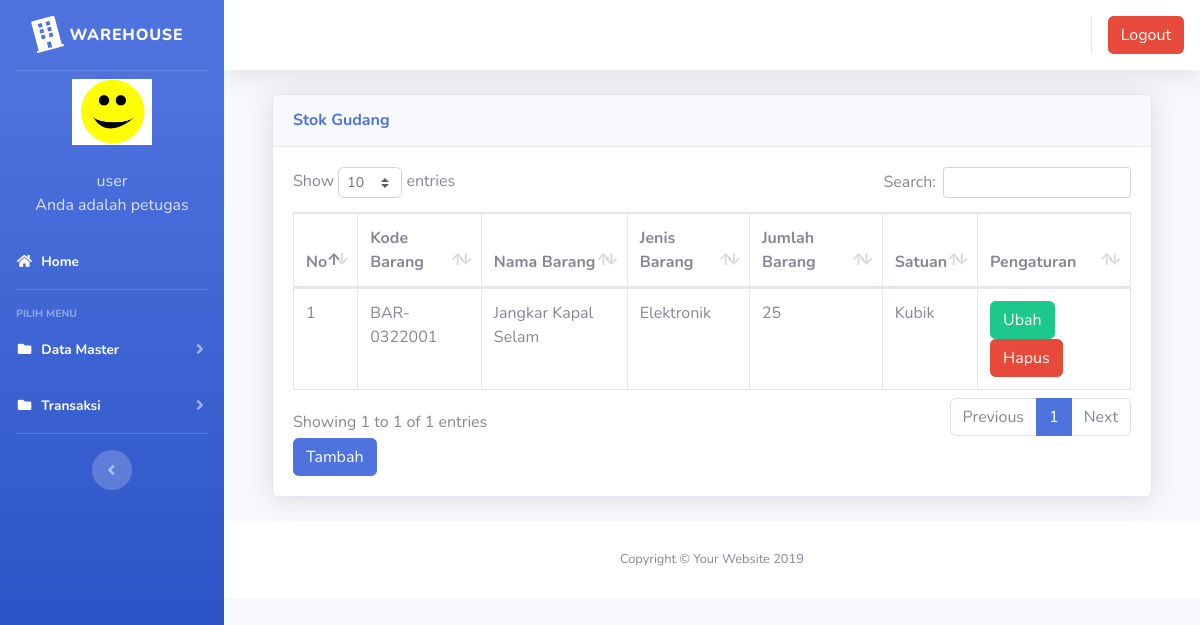
Screenshot of /inventori/index2.php?page=gudang (signed in) with the database file from the repository.
### tables this page shows
CREATE TABLE `users` (
  `id` int(11) NOT NULL,
  `nik` varchar(10) NOT NULL,
  `nama` varchar(100) NOT NULL,
  `alamat` varchar(200) NOT NULL,
  `telepon` varchar(100) NOT NULL,
  `username` varchar(100) NOT NULL,
  `password` varchar(100) NOT NULL,
  `level` varchar(25) NOT NULL DEFAULT 'member',
  `foto` varchar(25) NOT NULL
);

CREATE TABLE `gudang` (
  `id` int(11) NOT NULL,
  `kode_barang` varchar(100) NOT NULL,
  `nama_barang` varchar(100) NOT NULL,
  `jenis_barang` varchar(100) NOT NULL,
  `jumlah` varchar(250) NOT NULL,
  `satuan` varchar(100) NOT NULL
);

### inventori/index2.php (the view, shortened to what this page needs)
<?php
	$koneksi = new mysqli("localhost","yanuar","@boboho567","login");
	?>
<!DOCTYPE html>
<html lang="en">
<head>
  <link href="vendor/fontawesome-free/css/all.min.css" rel="stylesheet" type="text/css">
  <link href="css/sb-admin-2.min.css" rel="stylesheet">
  <link href="vendor/datatables/dataTables.bootstrap4.min.css" rel="stylesheet">
</head>
<body id="page-top">
  <div id="wrapper">
    <ul class="navbar-nav bg-gradient-primary sidebar sidebar-dark accordion" id="accordionSidebar">
      <a class="sidebar-brand d-flex align-items-center justify-content-center" href="index2.php">
        <div class="sidebar-brand-icon rotate-n-15">
          <i class="fas fa-building"></i>
        </div>
        <div class="sidebar-brand-text mx-2">WareHouse</div>
      </a>
      <hr class="sidebar-divider my-0">
 <?php
   if ($_SESSION['petugas']) {
	   $user = $_SESSION['petugas'];
   }
   $sql =$koneksi->query("select * from users where id='$user'");
   $data = $sql->fetch_assoc();
   ?>
    <li class="d-flex align-items-center justify-content-center">
        <a class="nav-link">
		 <img src="img/<?php echo $data['foto']?>" class="img-circle" width="80" alt="User"/></a>
	  </li>
		 <li class="nav-item ">
        <a class="nav-link">
         	<div class="d-flex align-items-center justify-content-center" class="name">  <?php echo  $data['nama'];?></div></font>
			<div class="d-flex align-items-center justify-content-center" class="email">Anda adalah <?php echo $data['level'];?></div>
		 </a>
      </li>
      <li class="nav-item active">
        <a class="nav-link" href="?page=home2">
          <i class="fas fa-fw fa-home"></i>
          <span>Home</span></a>
      </li>
      <hr class="sidebar-divider">
      <div class="sidebar-heading">
        Pilih Menu
      </div>
	   <li class="nav-item active">
        <a class="nav-link collapsed" href="#" data-toggle="collapse" data-target="#collapseData" aria-expanded="true" aria-controls="collapseData">
          <i class="fas fa-fw fa-folder"></i>
          <span>Data Master</span>
        </a>
      </li>
	    <li class="nav-item active">
        <a class="nav-link collapsed" href="#" data-toggle="collapse" data-target="#collapsePages" aria-expanded="true" aria-controls="collapsePages">
          <i class="fas fa-fw fa-folder"></i>
          <span>Transaksi</span>
        </a>
      </li>
      <hr class="sidebar-divider d-none d-md-block">
      <div class="text-center d-none d-md-inline">
        <button class="rounded-circle border-0" id="sidebarToggle"></button>
      </div>
    </ul>
    <div id="content-wrapper" class="d-flex flex-column">
      <div id="content">
        <nav class="navbar navbar-expand navbar-light bg-white topbar mb-4 static-top shadow">
          <ul class="navbar-nav ml-auto">
            <li class="nav-item dropdown no-arrow">
			 <div class="top-menu">
        <ul class="nav pull-right top-menu">
       <li><a onclick="return confirm('Apakah anda yakin akan logout?')" class="btn btn-danger" class="logout" href="logout.php">Logout</a></li>
        </ul>
      </div>
            </li>
          </ul>
        </nav>
        <div class="container-fluid">
		 <section class="content">
		      <?php
			   $page = $_GET['page'];
			   $aksi = $_GET['aksi'];
				if ($page == "gudang") {
				   if ($aksi == "") {
					   include "page/gudang/gudang.php";
				   }
				}
			   ?>
    </section>
</div>
      <footer class="sticky-footer bg-white">
        <div class="container my-auto">
          <div class="copyright text-center my-auto">
            <span>Copyright &copy; Your Website 2019</span>
          </div>
        </div>
      </footer>
    </div>
  </div>
  </div>
</body>
</html>

### inventori/page/gudang/gudang.php (shortened to what this page needs)
<div class="container-fluid">
  <div class="card shadow mb-4">
    <div class="card-header py-3">
      <h6 class="m-0 font-weight-bold text-primary">Stok Gudang</h6>
    </div>
    <div class="card-body">
      <div class="table-responsive">
        <table class="table table-bordered" id="dataTable" width="100%" cellspacing="0">
        <thead>
                                <tr>
			<th>No</th>
			<th>Kode Barang</th>
			<th>Nama Barang</th>
			<th>Jenis Barang</th>
			<th>Jumlah Barang</th>
			<th>Satuan</th>
			<th>Pengaturan</th>
                                </tr>
		</thead>
          <tbody>
            <?php
	$no = 1;
	$sql = $koneksi->query("select * from gudang");
	while ($data = $sql->fetch_assoc()) {
	?>
                                <tr>
                                    <td><?php echo $no++; ?></td>
			<td><?php echo $data['kode_barang'] ?></td>
			<td><?php echo $data['nama_barang'] ?></td>
			<td><?php echo $data['jenis_barang'] ?></td>
			<td><?php echo $data['jumlah'] ?></td>
			<td><?php echo $data['satuan'] ?></td>
			<td>
			<a href="?page=gudang&aksi=ubahgudang&kode_barang=<?php echo $data['kode_barang'] ?>" class="btn btn-success" >Ubah</a>
			<a onclick="return confirm('Apakah anda yakin akan menghapus data ini?')" href="?page=gudang&aksi=hapusgudang&kode_barang=<?php echo $data['kode_barang'] ?>" class="btn btn-danger" >Hapus</a>
			</td>
                                </tr>
	<?php }?>
		   </tbody>
                        </table>
<a href="?page=gudang&aksi=tambahgudang" class="btn btn-primary" >Tambah</a>
      </div>
    </div>
  </div>
</div>

### rows the page displays
users: foto (picture), nama "user", level "petugas"
gudang: kode_barang "BAR-0322001", nama_barang "Jangkar Kapal Selam", jenis_barang "Elektronik", jumlah "25", satuan "Kubik"
